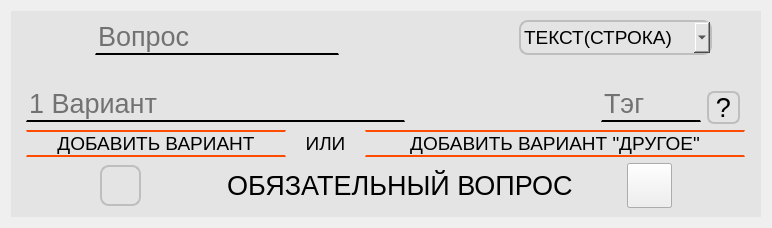
                  <widget class="QWidget" name="page_9">
                   <layout class="QVBoxLayout" name="verticalLayout_33">
                    <item>
                     <layout class="QHBoxLayout" name="horizontalLayout_95">
                      <item>
                       <widget class="QWidget" name="widget_13" native="true">
                        <property name="sizePolicy">
                         <sizepolicy hsizetype="Preferred" vsizetype="Minimum">
                          <horstretch>0</horstretch>
                          <verstretch>0</verstretch>
                         </sizepolicy>
                        </property>
                        <property name="minimumSize">
                         <size>
                          <width>0</width>
                          <height>0</height>
                         </size>
                        </property>
                        <property name="maximumSize">
                         <size>
                          <width>900</width>
                          <height>400</height>
                         </size>
                        </property>
                        <property name="styleSheet">
                         <string notr="true">#widget_13 {
background-color: rgb(228, 228, 228)
}</string>
                        </property>
                        <layout class="QVBoxLayout" name="verticalLayout_31">
                         <property name="sizeConstraint">
                          <enum>QLayout::SetDefaultConstraint</enum>
                         </property>
                         <item>
                          <layout class="QHBoxLayout" name="horizontalLayout_74">
                           <item>
                            <layout class="QHBoxLayout" name="horizontalLayout_75">
                             <item>
                              <layout class="QHBoxLayout" name="horizontalLayout_76">
                               <property name="leftMargin">
                                <number>75</number>
                               </property>
                               <item>
                                <widget class="QLineEdit" name="Vopros_7">
                                 <property name="maximumSize">
                                  <size>
                                   <width>434</width>
                                   <height>60</height>
                                  </size>
                                 </property>
                                 <property name="font">
                                  <font>
                                   <pointsize>20</pointsize>
                                  </font>
                                 </property>
                                 <property name="layoutDirection">
                                  <enum>Qt::LeftToRight</enum>
                                 </property>
                                 <property name="styleSheet">
                                  <string notr="true">border-top: 0px solid;
border-bottom: 2px solid;
background-color: rgb(228, 228, 228);</string>
                                 </property>
                                 <property name="alignment">
                                  <set>Qt::AlignBottom|Qt::AlignLeading|Qt::AlignLeft</set>
                                 </property>
                                 <property name="placeholderText">
                                  <string>Вопрос</string>
                                 </property>
                                </widget>
                               </item>
                              </layout>
                             </item>
                             <item>
                              <layout class="QHBoxLayout" name="horizontalLayout_77">
                               <property name="leftMargin">
                                <number>174</number>
                               </property>
                               <property name="rightMargin">
                                <number>40</number>
                               </property>
                               <item>
                                <widget class="QComboBox" name="comboBox_9">
                                 <property name="maximumSize">
                                  <size>
                                   <width>220</width>
                                   <height>80</height>
                                  </size>
                                 </property>
                                 <property name="font">
                                  <font>
                                   <pointsize>14</pointsize>
                                  </font>
                                 </property>
                                 <property name="layoutDirection">
                                  <enum>Qt::LeftToRight</enum>
                                 </property>
                                 <property name="styleSheet">
                                  <string notr="true">#comboBox_9 {
border: 2px solid;
border-radius: 9px;
border-color:rgb(190, 190, 190) ;
background-color:  rgb(228, 228, 228);
}
#comboBox_9:hover {
background-color: rgb(219, 219, 219);
}
#comboBox_9:pressed { 
background-color:rgb(219, 219, 219);
}</string>
                                 </property>
                                 <item>
                                  <property name="text">
                                   <string>ТЕКСТ(СТРОКА)</string>
                                  </property>
                                 </item>
                                 <item>
                                  <property name="text">
                                   <string>ТЕКСТ(АБЗАЦ)</string>
                                  </property>
                                 </item>
                                 <item>
                                  <property name="text">
                                   <string>ОДИН ИЗ СПИСКА</string>
                                  </property>
                                 </item>
                                 <item>
                                  <property name="text">
                                   <string>МН. ИЗ СПИСКА</string>
                                  </property>
                                 </item>
                                 <item>
                                  <property name="text">
                                   <string>РАСКР. СПИСОК</string>
                                  </property>
                                 </item>
                                 <item>
                                  <property name="text">
                                   <string>ШКАЛА</string>
                                  </property>
                                 </item>
                                 <item>
                                  <property name="text">
                                   <string>ДАТА</string>
                                  </property>
                                 </item>
                                 <item>
                                  <property name="text">
                                   <string>ВРЕМЯ</string>
                                  </property>
                                 </item>
                                </widget>
                               </item>
                              </layout>
                             </item>
                            </layout>
                           </item>
                          </layout>
                         </item>
                         <item>
                          <layout class="QHBoxLayout" name="horizontalLayout_78">
                           <property name="spacing">
                            <number>6</number>
                           </property>
                           <item>
                            <layout class="QHBoxLayout" name="horizontalLayout_94">
                             <property name="rightMargin">
                              <number>0</number>
                             </property>
                             <item>
                              <widget class="QWidget" name="widget_17" native="true">
                               <property name="maximumSize">
                                <size>
                                 <width>40</width>
                                 <height>40</height>
                                </size>
                               </property>
                               <widget class="QPushButton" name="pushButton">
                                <property name="geometry">
                                 <rect>
                                  <x>0</x>
                                  <y>0</y>
                                  <width>40</width>
                                  <height>40</height>
                                 </rect>
                                </property>
                                <property name="maximumSize">
                                 <size>
                                  <width>40</width>
                                  <height>40</height>
                                 </size>
                                </property>
                                <property name="text">
                                 <string/>
                                </property>
                               </widget>
                               <widget class="QPushButton" name="pushButton_18">
                                <property name="geometry">
                                 <rect>
                                  <x>0</x>
                                  <y>0</y>
                                  <width>40</width>
                                  <height>40</height>
                                 </rect>
                                </property>
                                <property name="maximumSize">
                                 <size>
                                  <width>40</width>
                                  <height>40</height>
                                 </size>
                                </property>
                                <property name="text">
                                 <string/>
                                </property>
                               </widget>
                              </widget>
                             </item>
                             <item>
                              <layout class="QHBoxLayout" name="horizontalLayout_79">
                               <item>
                                <widget class="QLineEdit" name="Kratki_otvet_6">
                                 <property name="maximumSize">
                                  <size>
                                   <width>405</width>
                                   <height>60</height>
                                  </size>
                                 </property>
                                 <property name="font">
                                  <font>
                                   <pointsize>20</pointsize>
                                  </font>
                                 </property>
                                 <property name="styleSheet">
                                  <string notr="true">border-top: 0px solid;
border-bottom: 2px solid;
background-color: rgb(228, 228, 228);</string>
                                 </property>
                                 <property name="alignment">
                                  <set>Qt::AlignBottom|Qt::AlignLeading|Qt::AlignLeft</set>
                                 </property>
                                 <property name="placeholderText">
                                  <string>1 Вариант</string>
                                 </property>
                                </widget>
                               </item>
                              </layout>
                             </item>
                            </layout>
                           </item>
                           <item>
                            <layout class="QHBoxLayout" name="horizontalLayout_80">
                             <property name="leftMargin">
                              <number>190</number>
                             </property>
                             <property name="rightMargin">
                              <number>0</number>
                             </property>
                             <item>
                              <widget class="QLineEdit" name="Tag_7">
                               <property name="maximumSize">
                                <size>
                                 <width>100</width>
                                 <height>60</height>
                                </size>
                               </property>
                               <property name="font">
                                <font>
                                 <pointsize>20</pointsize>
                                </font>
                               </property>
                               <property name="styleSheet">
                                <string notr="true">border-top: 0px solid;
border-bottom: 2px solid;
background-color: rgb(228, 228, 228);</string>
                               </property>
                               <property name="alignment">
                                <set>Qt::AlignBottom|Qt::AlignLeading|Qt::AlignLeft</set>
                               </property>
                               <property name="placeholderText">
                                <string>Тэг</string>
                               </property>
                              </widget>
                             </item>
                             <item>
                              <layout class="QVBoxLayout" name="verticalLayout_32">
                               <item>
                                <spacer name="verticalSpacer_7">
                                 <property name="orientation">
                                  <enum>Qt::Vertical</enum>
                                 </property>
                                 <property name="sizeType">
                                  <enum>QSizePolicy::Fixed</enum>
                                 </property>
                                 <property name="sizeHint" stdset="0">
                                  <size>
                                   <width>45</width>
                                   <height>30</height>
                                  </size>
                                 </property>
                                </spacer>
                               </item>
                               <item>
                                <widget class="QPushButton" name="Button_Question_7">
                                 <property name="maximumSize">
                                  <size>
                                   <width>33</width>
                                   <height>33</height>
                                  </size>
                                 </property>
                                 <property name="font">
                                  <font>
                                   <pointsize>20</pointsize>
                                  </font>
                                 </property>
                                 <property name="styleSheet">
                                  <string notr="true">#Button_Question_7 {
border: 2px solid;
border-radius: 7px;
border-color:rgb(190, 190, 190);
background-color: rgb(228, 228, 228);
}
#Button_Question_7:hover {
background-color:rgb(219, 219, 219);
}
#Button_Question_7:pressed { 
background-color:rgb(204, 204, 204);
}</string>
                                 </property>
                                 <property name="text">
                                  <string>?</string>
                                 </property>
                                </widget>
                               </item>
                              </layout>
                             </item>
                            </layout>
                           </item>
                          </layout>
                         </item>
                         <item>
                          <layout class="QHBoxLayout" name="horizontalLayout_81">
                           <item>
                            <widget class="QPushButton" name="pushButton_DOPvariany_3">
                             <property name="maximumSize">
                              <size>
                               <width>260</width>
                               <height>35</height>
                              </size>
                             </property>
                             <property name="font">
                              <font>
                               <pointsize>14</pointsize>
                              </font>
                             </property>
                             <property name="styleSheet">
                              <string notr="true">#pushButton_DOPvariany_3 {
border-top: 2px solid;
border-top-color: rgb(255, 76, 0);
border-bottom: 2px solid;
border-bottom-color: rgb(255, 76, 0);
}
#pushButton_DOPvariany_3:hover {
}
#pushButton_DOPvariany_3:pressed { 
}</string>
                             </property>
                             <property name="text">
                              <string>ДОБАВИТЬ ВАРИАНТ</string>
                             </property>
                            </widget>
                           </item>
                           <item>
                            <widget class="QLabel" name="label_9">
                             <property name="maximumSize">
                              <size>
                               <width>55</width>
                               <height>35</height>
                              </size>
                             </property>
                             <property name="font">
                              <font>
                               <pointsize>14</pointsize>
                              </font>
                             </property>
                             <property name="text">
                              <string>ИЛИ</string>
                             </property>
                             <property name="alignment">
                              <set>Qt::AlignCenter</set>
                             </property>
                            </widget>
                           </item>
                           <item>
                            <widget class="QPushButton" name="pushButton_drVarifnt_2">
                             <property name="maximumSize">
                              <size>
                               <width>380</width>
                               <height>35</height>
                              </size>
                             </property>
                             <property name="font">
                              <font>
                               <pointsize>14</pointsize>
                              </font>
                             </property>
                             <property name="styleSheet">
                              <string notr="true">#pushButton_drVarifnt_2 {
border-top: 2px solid;
border-top-color: rgb(255, 76, 0);
border-bottom: 2px solid;
border-bottom-color: rgb(255, 76, 0);
}
#pushButton_drVarifnt_2:hover {
}
#pushButton_drVarifnt_2:pressed { 
}</string>
                             </property>
                             <property name="text">
                              <string>ДОБАВИТЬ ВАРИАНТ &quot;ДРУГОЕ&quot;</string>
                             </property>
                            </widget>
                           </item>
                          </layout>
                         </item>
                         <item>
                          <layout class="QHBoxLayout" name="horizontalLayout_82">
                           <item>
                            <widget class="QPushButton" name="Button_Copy_7">
                             <property name="maximumSize">
                              <size>
                               <width>41</width>
                               <height>41</height>
                              </size>
                             </property>
                             <property name="styleSheet">
                              <string notr="true">#Button_Copy_7 {
border: 2px solid;
border-radius: 9px;
border-color:rgb(190, 190, 190);
background-color: rgb(228, 228, 228);
}
#Button_Copy_7:hover {
background-color:rgb(219, 219, 219);
}
#Button_Copy_7:pressed { 
background-color:rgb(204, 204, 204);
}</string>
                             </property>
                             <property name="text">
                              <string/>
                             </property>
                             <property name="icon">
                              <iconset>
                               <normaloff>../../../../../1621635.png</normaloff>../../../../../1621635.png</iconset>
                             </property>
                            </widget>
                           </item>
                           <item>
                            <layout class="QHBoxLayout" name="horizontalLayout_83">
                             <property name="spacing">
                              <number>0</number>
                             </property>
                             <item>
                              <widget class="QLabel" name="Obyazatelny_vopros_7">
                               <property name="maximumSize">
                                <size>
                                 <width>400</width>
                                 <height>34</height>
                                </size>
                               </property>
                               <property name="font">
                                <font>
                                 <pointsize>20</pointsize>
                                </font>
                               </property>
                               <property name="text">
                                <string>ОБЯЗАТЕЛЬНЫЙ ВОПРОС</string>
                               </property>
                              </widget>
                             </item>
                             <item>
                              <widget class="QWidget" name="widget_14" native="true">
                               <property name="minimumSize">
                                <size>
                                 <width>45</width>
                                 <height>45</height>
                                </size>
                               </property>
                               <property name="maximumSize">
                                <size>
                                 <width>45</width>
                                 <height>45</height>
                                </size>
                               </property>
                               <widget class="QPushButton" name="pushButton_14">
                                <property name="geometry">
                                 <rect>
                                  <x>0</x>
                                  <y>0</y>
                                  <width>45</width>
                                  <height>45</height>
                                 </rect>
                                </property>
                                <property name="maximumSize">
                                 <size>
                                  <width>45</width>
                                  <height>45</height>
                                 </size>
                                </property>
                                <property name="text">
                                 <string/>
                                </property>
                               </widget>
                               <widget class="QPushButton" name="pushButton_15">
                                <property name="geometry">
                                 <rect>
                                  <x>0</x>
                                  <y>0</y>
                                  <width>45</width>
                                  <height>45</height>
                                 </rect>
                                </property>
                                <property name="maximumSize">
                                 <size>
                                  <width>45</width>
                                  <height>45</height>
                                 </size>
                                </property>
                                <property name="text">
                                 <string/>
                                </property>
                                <property name="icon">
                                 <iconset>
                                  <normaloff>../../../../../png-clipart-check-mark-computer-icons-symbol-miscellaneous-angle.png</normaloff>../../../../../png-clipart-check-mark-computer-icons-symbol-miscellaneous-angle.png</iconset>
                                </property>
                               </widget>
                              </widget>
                             </item>
                            </layout>
                           </item>
                          </layout>
                         </item>
                        </layout>
                       </widget>
                      </item>
                     </layout>
                    </item>
                   </layout>
                  </widget>
